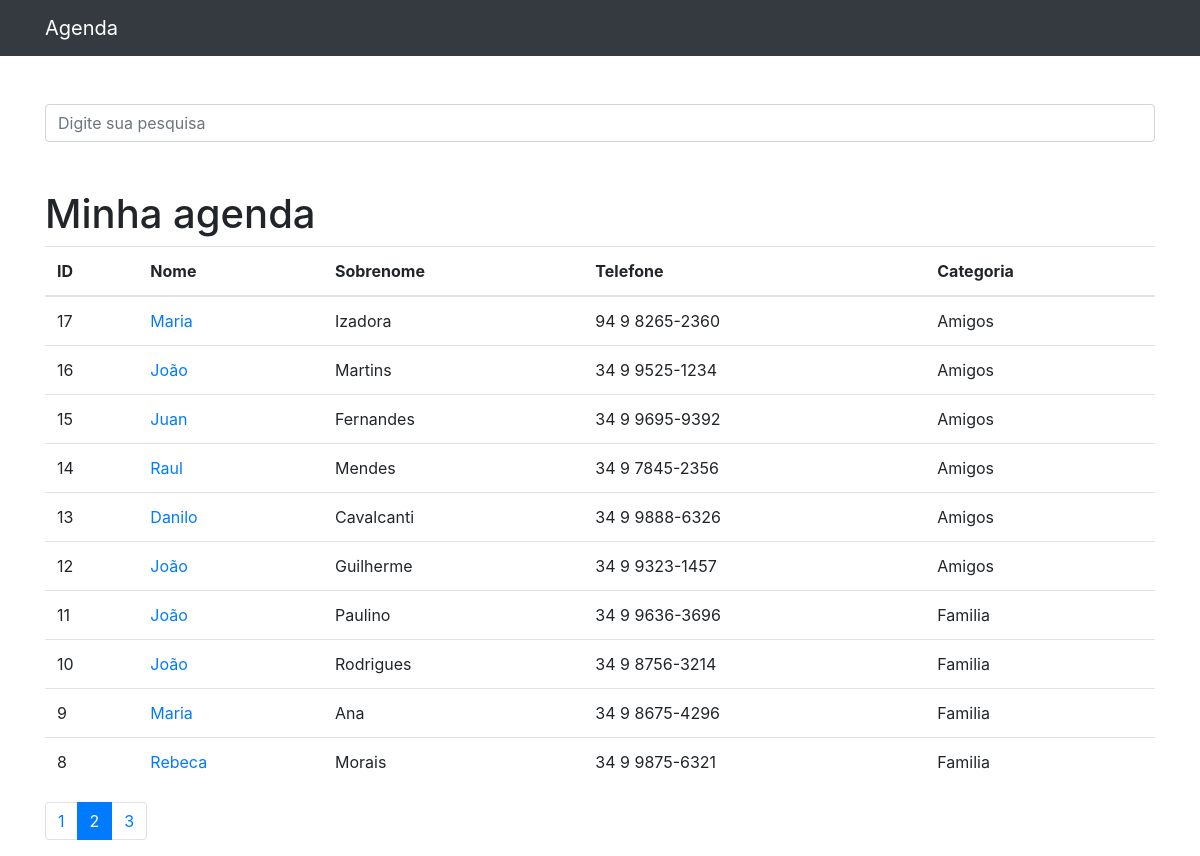
Screenshot of /?p=2&termo= with the database file from the repository.
### contatos/models.py (models this page shows, shortened)
class Contato(models.Model):
    nome = models.CharField(max_length=150)
    sobrenome = models.CharField(max_length=255, blank=True)
    telefone = models.CharField(max_length=255)
    email = models.CharField(max_length=255, blank=True)
    data_criacao = models.DateTimeField(default=timezone.now)
    descricao = models.TextField(blank=True)
    categoria = models.ForeignKey(Categoria, on_delete=models.DO_NOTHING)
    mostrar = models.BooleanField(default=True)
    foto = models.ImageField(blank=True, upload_to='fotos/%Y/%m/')

class Categoria(models.Model):
    nome = models.CharField(max_length=255)
    def __str__(self):
        return self.nome

### contatos/views.py (the view)
# urls.py: path('', views.index, name='index'),
def index(request):
    contatos = Contato.objects.order_by('-id').filter(
        mostrar=True
    )
    paginator = Paginator(contatos, 10)
    page = request.GET.get('p')
    contatos = paginator.get_page(page)
    return render(request, 'contatos/index.html', {
        'contatos': contatos
    })

### contatos/templates/contatos/index.html
{% extends 'base.html'%}
{%block conteudo%}
    <h1 class="mt-5">Minha agenda</h1>
    <table class="table">
      <thead>
        <tr>
          <th>ID</th>
          <th>Nome</th>
          <th>Sobrenome</th>
          <th>Telefone</th>
          <th>Categoria</th>
        </tr>
      </thead>
      <tbody>
            {% for contato in contatos %}
              <tr>
                <td>{{ contato.id }}</td>
                <td>
                  <a href="{% url 'ver_contato' contato.id %}">{{ contato.nome }}</a>
                </td>
                <td>{{ contato.sobrenome }}</td>
                <td>{{ contato.telefone }}</td>
                <td>{{ contato.categoria }}</td>
              </tr>
            {% endfor %}
      </tbody>
    </table>
<nav aria-label="Page navigation example">
  <ul class="pagination">
    {% for pagina in contatos.paginator.page_range %}
      {% if contatos.number == pagina %}
        <li class="page-item active">
          <a class="page-link" href="?p={{ pagina }}&termo={{ request.GET.termo }}">{{ pagina }}</a>
        </li>
      {% else %}
        <li class="page-item">
         <a class="page-link" href="?p={{ pagina }}&termo={{ request.GET.termo }}">{{ pagina }}</a>
        </li>
      {% endif %}
    {% endfor %}
  </ul>
</nav>
{%endblock%}

### rows the page displays
Contato: id "17", nome "Maria", sobrenome "Izadora", telefone "94 9 8265-2360", categoria "Amigos"
Contato: id "16", nome "João", sobrenome "Martins", telefone "34 9 9525-1234", categoria "Amigos"
Contato: id "15", nome "Juan", sobrenome "Fernandes", telefone "34 9 9695-9392", categoria "Amigos"
Contato: id "14", nome "Raul", sobrenome "Mendes", telefone "34 9 7845-2356", categoria "Amigos"
Contato: id "13", nome "Danilo", sobrenome "Cavalcanti", telefone "34 9 9888-6326", categoria "Amigos"
Contato: id "12", nome "João", sobrenome "Guilherme", telefone "34 9 9323-1457", categoria "Amigos"
Contato: id "11", nome "João", sobrenome "Paulino", telefone "34 9 9636-3696", categoria "Familia"
Contato: id "10", nome "João", sobrenome "Rodrigues", telefone "34 9 8756-3214", categoria "Familia"
Contato: id "9", nome "Maria", sobrenome "Ana", telefone "34 9 8675-4296", categoria "Familia"
Contato: id "8", nome "Rebeca", sobrenome "Morais", telefone "34 9 9875-6321", categoria "Familia"

### other values shown
{{ pagina }} "1" "3"
{{ pagina }} "2"
